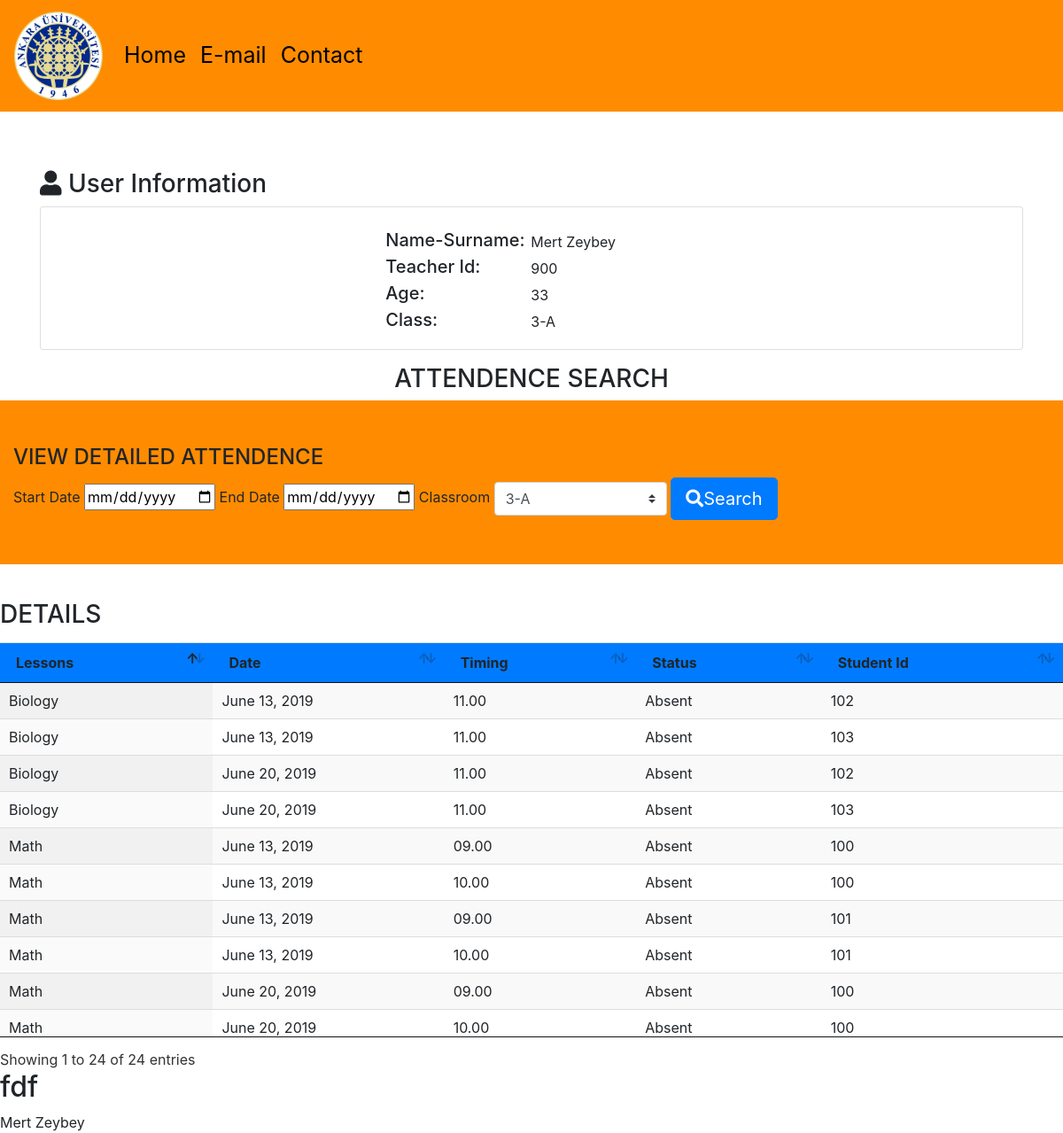
Screenshot of /pages/900/ with the database file from the repository.
### pages/models.py (models this page shows, shortened)
class Teacher(models.Model):
    user = models.OneToOneField(User, on_delete=models.CASCADE)
    classroom = models.CharField(max_length=3, blank=True)
    age = models.CharField(max_length=3, blank=True)

class Attendance(models.Model):
    student_id = models.CharField(max_length=20, null=True, blank=True)
    teacher_id = models.CharField(max_length=20, null=True, blank=True)
    lessons = models.CharField(max_length=15, null=True, blank=True)
    classroom = models.CharField(max_length=7, null=True, blank=True)
    attendance_date = models.DateField(null=True, blank=True)
    timing = models.CharField(max_length=20, null=True, blank=True)
    status = models.CharField(max_length=15, null=True, blank=True)

### pages/views.py (the view)
# urls.py: url(r'^(?P<username>[0-9]+)/$', views.detail, name='detail'),
def detail(request, username):
    attendance_list = Attendance.objects.all()
    attendance_list1 = Attendance.objects.all()
    start_date = request.GET.get('sd')
    finish_date =request.GET.get('fd')
    start_date1 = request.GET.get('sd1')
    finish_date1 = request.GET.get('fd1')
    select_lesson = request.GET.get('sl')
    select_classroom = request.GET.get('cl')
    if start_date1 and finish_date1 and select_classroom:
        attendance_list1 = attendance_list1.filter(attendance_date__range=[start_date1, finish_date1], teacher_id=username, classroom=select_classroom)
    if start_date and finish_date or select_lesson:
        attendance_list = attendance_list.filter(attendance_date__range=[start_date, finish_date], lessons=select_lesson, student_id=username)
    try:
        users = User.objects.get(username=username)
    except User.DoesNotExist:
        raise Http404("Student doesnt not exist")
    return render(request, 'detail.html', {'users': users, 'attendance_list': attendance_list, 'attendance_list1': attendance_list1 })

### templates/detail.html (shortened to what this page needs)
{% extends 'base.html'%}
{%load static%}
{% block body %}
{% if users.teacher %}
	<div class="container information">
		<h3><i class="fas fa-user"></i> User Information</h3>
		<div class="card mb-3" >
		  	<div class="row no-gutters">
		    	<div class="col-md-4">
		    	</div>
		    	<div class="col-md-8">
		      		<div class="card-body">
						<ul class="nav flex-column">
						  	<li class="nav-item">
						    	<div class="section col-md-6">
		        					<h5 class="title">Name-Surname:</h5>
		        					<span class="inf">{{users.first_name}} {{users.last_name}}</span>
		        				</div>
						 	</li>
						  	<li class="nav-item">
						    	<div class="section col-md-6">
		        					<h5 class="title">Teacher Id:</h5>
		        					<span class="inf">{{users.username}}</span>
		        				</div>
						 	</li>
						 	<li class="nav-item">
						    	<div class="section col-md-6">
		        					<h5 class="title">Age:</h5>
		        					<span class="inf">{{users.teacher.age}}</span>
		        				</div>
						  	</li>
						  	<li class="nav-item">
						   		<div class="section col-md-6">
		        					<h5 class="title">Class:</h5>
		        					<span class="inf">{{users.teacher.classroom}}</span>
		        				</div>
						  	</li>
						</ul>
		    	</div>
		    </div>
		</div>
	</div>
    </div>
	 <div class="attendence ">
		<h3 class="title">ATTENDENCE SEARCH</h3>
		<div class="search  container-fluid">
			<h4>VIEW DETAILED ATTENDENCE</h4>
            <form method="GET">
                <label>Start Date</label>
                <input name="sd1" value="{{request.GET.sd}}" type="date" placeholder="YYYY-MM-DD">
                <label>End Date</label>
                <input name="fd1" value="{{request.GET.fd}}" type="date" placeholder="YYYY-MM-DD">
				<label>Classroom</label>
				<select name="cl" value="{{request.GET.sl}}"  class="custom-select col-lg-2 col-xl-2">
					<option>3-A</option>
                </select>
                <button class="btn btn-lg btn-primary" type="submit"><i class="fas fa-search"></i>Search
            </form>
		</div>
		<h3>DETAILS</h3>
		<table id="example" class="table display bg-primary">
			<thead>
				<tr>
					<th scope="col">Lessons</th>
					<th scope="col">Date</th>
					<th scope="col">Timing</th>
					<th scope="col">Status</th>
					<th scope="col">Student Id</th>
				</tr>
			</thead>
			<tbody>
            {% for attendance in attendance_list1 %}
				<tr>
					<td>{{attendance.lessons}}</td>
					<td>{{attendance.attendance_date}}</td>
					<td>{{attendance.timing}}</td>
					<td>{{attendance.status}}</td>
					<td>{{attendance.student_id}}</td>
				</tr>
            {% endfor %}
			</tbody>
		</table>
	</div>
{% endif %}
    <h2>fdf</h2>
    {{users.first_name}}
    {{users.last_name}}
{% endblock %}

### static/css/theme.css (style rules this page uses)
:root { --input-padding-x: 1.5rem; --input-padding-y: .75rem; }
.attendence .title { text-align: center; }
.information { margin-top: 65px; }
.information .card-body .nav-item { margin-bottom: 10px; }
.section { position: relative; padding: 10px; }
.section .title { position: absolute; top: 5px; left: 0px; }
.section .inf { position: absolute; top: 7px; left: 164px; }
.search { margin-bottom: 40px; padding: 50px; background-color: #FF8C00; }

### static/css/all.css (style rules this page uses)
.fa,.fab,.fal,.far,.fas { -moz-osx-font-smoothing:grayscale;-webkit-font-smoothing:antialiased;display:inline-block;font-style:normal;font-variant:normal;text-rendering:auto;line-height:1 }
.fa-search:before { content:"\f002" }
.fa-user:before { content:"\f007" }
.fa,.far,.fas { font-family:"Font Awesome 5 Free" }
.fa,.fas { font-weight:900 }

### rows the page displays
Attendance: lessons "Math", attendance_date "June 13, 2019", timing "09.00", status "Absent", student_id "100"
Attendance: lessons "Math", attendance_date "June 13, 2019", timing "10.00", status "Absent", student_id "100"
Attendance: lessons "Math", attendance_date "June 13, 2019", timing "09.00", status "Absent", student_id "101"
Attendance: lessons "Math", attendance_date "June 13, 2019", timing "10.00", status "Absent", student_id "101"
Attendance: lessons "Biology", attendance_date "June 13, 2019", timing "11.00", status "Absent", student_id "102"
Attendance: lessons "Biology", attendance_date "June 13, 2019", timing "11.00", status "Absent", student_id "103"
Attendance: lessons "Math", attendance_date "June 20, 2019", timing "09.00", status "Absent", student_id "100"
Attendance: lessons "Math", attendance_date "June 20, 2019", timing "10.00", status "Absent", student_id "100"
Attendance: lessons "Biology", attendance_date "June 20, 2019", timing "11.00", status "Absent", student_id "102"
Attendance: lessons "Biology", attendance_date "June 20, 2019", timing "11.00", status "Absent", student_id "103"

### other values shown
{{ users.first_name }} "Mert"
{{ users.last_name }} "Zeybey"
{{ users.username }} "900"
{{ users.teacher.age }} "33"
{{ users.teacher.classroom }} "3-A"
